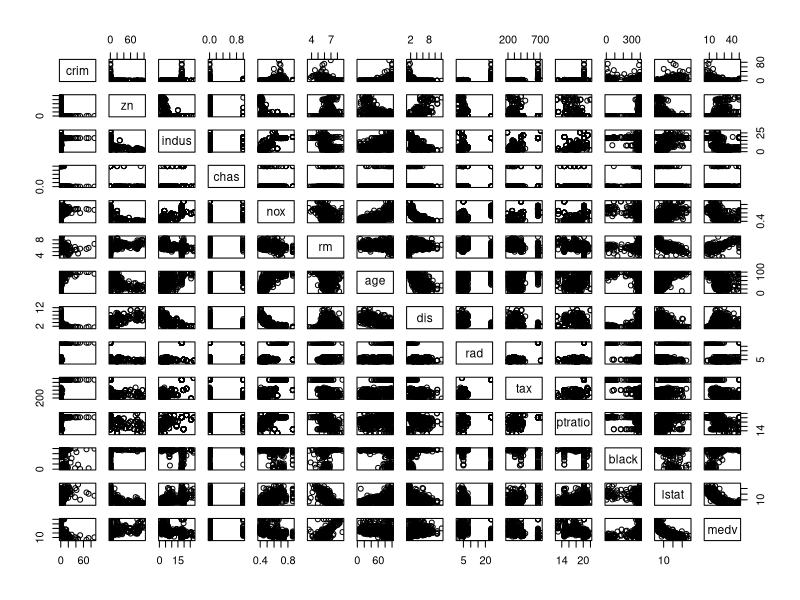
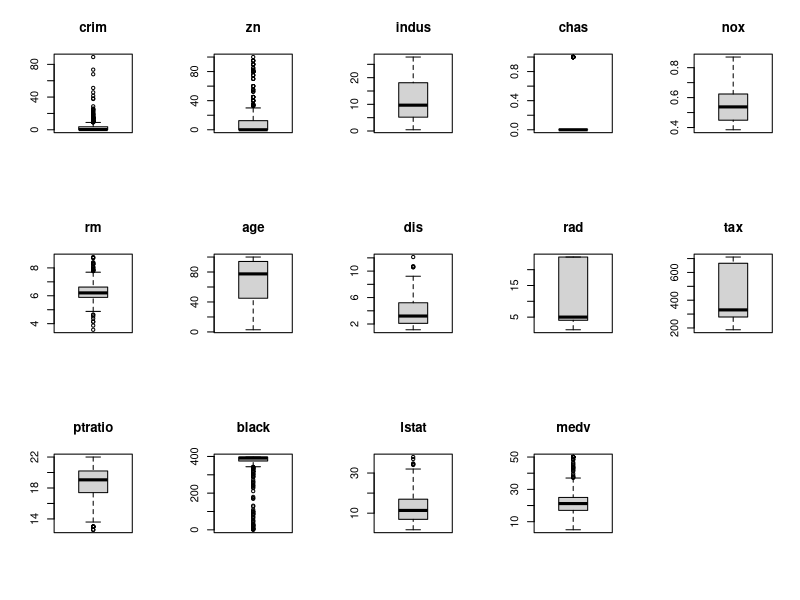

Recreate these plots in R, in order.
#install.packages("nortest")
library(MASS)
library(nortest)
attach(Boston)
df <- Boston

#1
summary(df)
table(chas, rad)

#2
pairs(df)

par(mfrow = c(3,5))
for(k in 1:14){
  boxplot(df[,k], main = names(df)[k])
}

#3
conti.variable.p <- data.frame(sapply(c(1,2,3,5,6,7,8,10:14), function(x) lillie.test(df[,x])$p.value))
row.names(conti.variable.p) <- names(df)[c(1,2,3,5,6,7,8,10:14)]
names(conti.variable.p) <- "p-value of the Lillie test"

#4
corr.medv <- data.frame(sapply(c(1,2,3,5,6,7,8,10:13), function(x) cor(df[,x], df$medv)))
row.names(corr.medv) <- names(df)[c(1,2,3,5,6,7,8,10:13)]
names(corr.medv) <- "correlation coefficient"

#5
cont.p <- 
sapply(c(1,2,3,5,6,7,8,10:13), FUN = function(x) {
  fit <- summary(lm(medv~df[,x]));
  fit$coefficient[2,4]
})

cont.p <- data.frame(cont.p)
names(cont.p) <- "p.value of the continuous predictor"
row.names(cont.p) <- names(df)[c(1,2,3,5,6,7,8,10:13)]

sapply(c(4,9), function(x) {
  fit <- summary(lm(medv ~ factor(df[,x])));
  fit$coefficients
})
